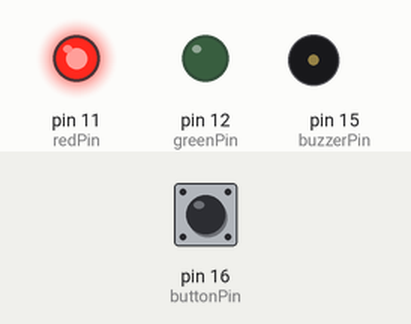
Recording of a program running on a simulated Raspberry Pi (header pin numbers). Shown: output pins drawn as LEDs (lit = HIGH), buzzer (waves = sounding, pin HIGH). Inputs (shaded band) come from the test bench; at power-on: pin 16 (buttonPin) HIGH.

Above: at 1.2 s.
1.3 s: pin 16 (buttonPin) pulled LOW for 0.15 s
At 1.39 s:
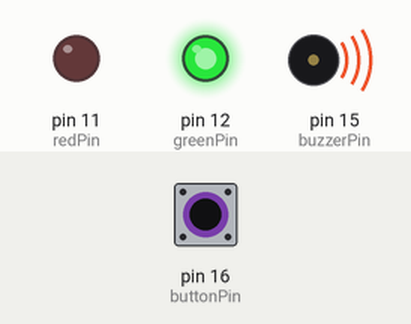
2.9 s: pin 16 (buttonPin) pulled LOW for 3.2 s
At 6.5 s:
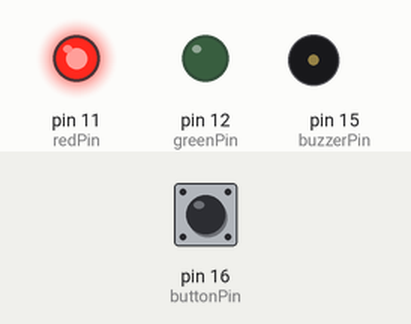
Timing chart, 0 to 8.0 s (numbered marks = the images above; inputs shaded):
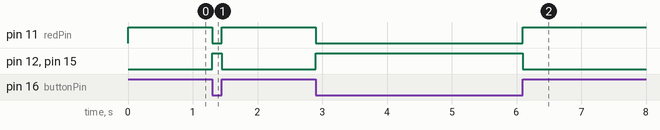

The program:

Button_LED_Buzzer.py
```python
import RPi.GPIO as GPIO
import time

GPIO.setmode(GPIO.BOARD)

redPin = 11
greenPin = 12
buzzerPin = 15
buttonPin = 16
flag1 = False
flag2 = True

GPIO.setup(redPin,GPIO.OUT)
GPIO.setup(greenPin,GPIO.OUT)
GPIO.setup(buzzerPin,GPIO.OUT)
GPIO.setup(buttonPin,GPIO.IN)

try:
    while True:
        # When button is pressed, turn Green Pin and Buzzer ON and Red Pin OFF.
        # When button is released, turn Green Pin and Buzzer OFF and Red Pin ON.

        if(GPIO.input(buttonPin)==GPIO.LOW):
            GPIO.output(greenPin,1)
            GPIO.output(buzzerPin,1)
            GPIO.output(redPin,0)
        else:
            GPIO.output(greenPin,0)
            GPIO.output(buzzerPin,0)
            GPIO.output(redPin,1)


        # When button is pressed once, toggle Green Pin and Buzzer ON and Red Pin OFF.
        # When button is pressed again, toggle Green Pin and Buzzer OFF and Red Pin ON.
        """
        if (GPIO.input(buttonPin)==GPIO.LOW):
            while(GPIO.input(buttonPin)==GPIO.LOW):
                pass
            flag1 = not flag1;
            flag2 = not flag2;
            GPIO.output(greenPin,flag1)
            GPIO.output(buzzerPin,flag1)
            GPIO.output(redPin,flag2)
        """
except KeyboardInterrupt:
    GPIO.cleanup()
```

Measured:
- after the input at 1.3 s, pin 11 (redPin): HIGH → LOW at once, → HIGH 0.15 s later; pin 12 (greenPin), pin 15 (buzzerPin): LOW → HIGH at once, → LOW 0.15 s later
- after the input at 2.9 s, pin 11 (redPin): HIGH → LOW at once, → HIGH 3.2 s later; pin 12 (greenPin), pin 15 (buzzerPin): LOW → HIGH at once, → LOW 3.2 s later
